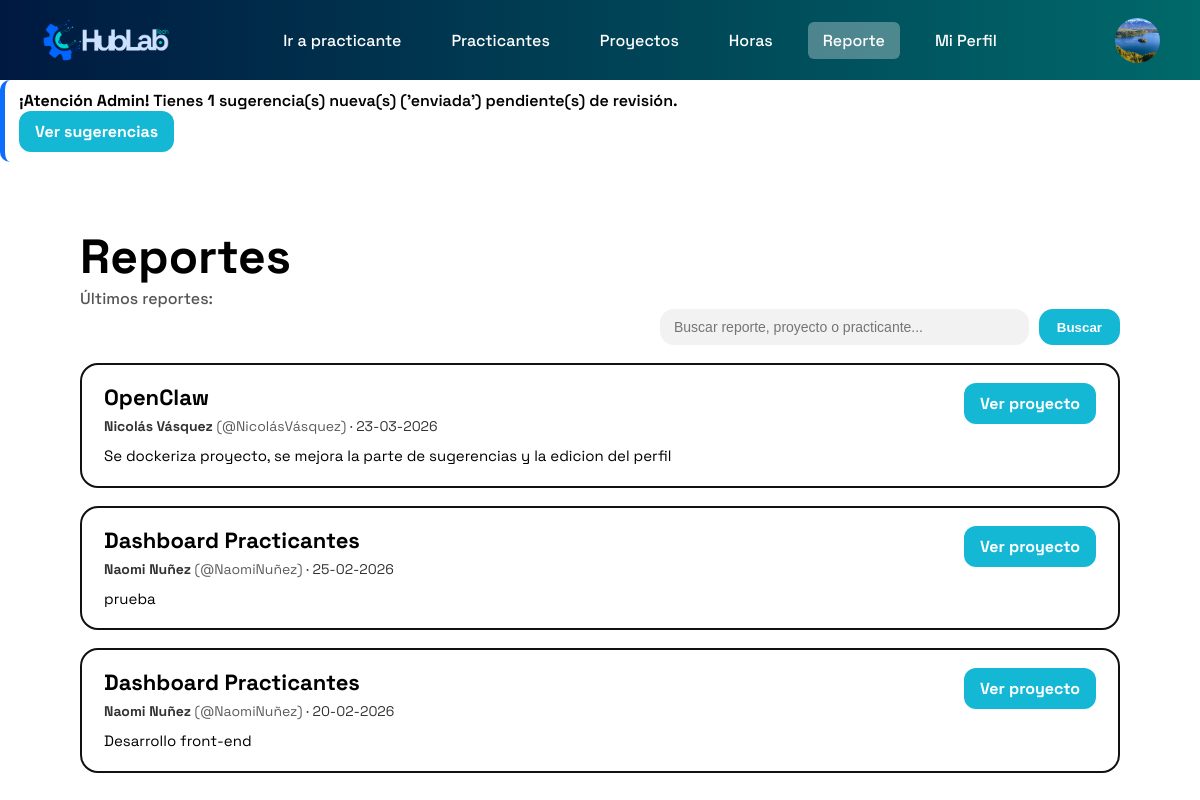
Screenshot of /panel/reportes/ (signed in) with the database file from the repository.
### core/models.py (models this page shows, shortened)
class ReporteAvance(models.Model):
    proyecto = models.ForeignKey(Proyecto, on_delete=models.CASCADE)
    usuario = models.ForeignKey(User, on_delete=models.CASCADE)
    fecha = models.DateField(null=True, blank=True)
    descripcion = models.TextField()
    porcentaje_avance = models.IntegerField(null=True, blank=True)

class Proyecto(models.Model):
    nombre = models.CharField(max_length=150)
    descripcion = models.TextField()
    numero_celula = models.IntegerField()
    fecha_inicio = models.DateField()
    fecha_termino = models.DateField(null=True, blank=True)
    estado = models.CharField(max_length=50)
    porcentaje_avance = models.IntegerField(default=0)
    creado_por = models.ForeignKey(User, on_delete=models.CASCADE)
    fecha_creacion = models.DateTimeField(auto_now_add=True)
    imagen = models.ImageField(upload_to="proyectos/", null=True, blank=True)

### core/views.py (the view, shortened to what this page needs)
# urls.py: path("panel/reportes/", admin_reportes, name="admin_reportes"),
@staff_member_required
def admin_reportes(request):
    q = (request.GET.get("q") or "").strip()
    reportes = (
        ReporteAvance.objects
        .select_related("usuario", "proyecto")
        .annotate(
            fecha_es_null=Case(
                When(fecha__isnull=True, then=Value(1)),
                default=Value(0),
                output_field=IntegerField(),
            )
        )
    )
    reportes = reportes.order_by("fecha_es_null", "-fecha", "-id")
    return render(request, "admin_reportes.html", {"reportes": reportes})

### core/context_processors.py (called while the page is built)
def _get_practicante(request):
    if not request.user.is_authenticated or request.user.is_superuser:
        return None
    return Practicante.objects.filter(user=request.user).first()

def navbar_avatar(request):
    avatar_url = None
    if request.user.is_authenticated:
        if request.user.is_superuser:
            perfil = _get_perfil_admin(request)
            if perfil and getattr(perfil, "foto_perfil", None):
                avatar_url = perfil.foto_perfil.url
        else:
            pract = _get_practicante(request)
            if pract and getattr(pract, "foto_perfil", None):
                avatar_url = pract.foto_perfil.url
    return {"navbar_avatar_url": avatar_url}

def es_controller(request):
    pract = _get_practicante(request)
    es_ctrl = bool(pract and pract.es_controller)
    return {"es_controller": es_ctrl}

def es_admin_path(request):
    path_actual = request.path or ""
    return {"es_admin_path": path_actual.startswith("/panel/")}

def sugerencias_pendientes(request):
    if request.user.is_authenticated and request.user.is_staff:
        count = Sugerencia.objects.filter(estado='enviada').count()
        return {'nuevas_sugerencias_count': count}
    return {'nuevas_sugerencias_count': 0}

### core/templates/admin_reportes.html (shortened to what this page needs)
{% extends "base.html" %}
{% load static %}
{% block content %}
<div class="wrap">
  <div class="header-left">
    <h1>Reportes</h1>
    <div class="subtitle">Últimos reportes:</div>
    <div class="header-right">
      <form method="GET" class="search-box">
        <input
          type="text"
          name="q"
          placeholder="Buscar reporte, proyecto o practicante..."
          value="{{ request.GET.q }}"
        >
        <button type="submit">Buscar</button>
      </form>
    </div>
  </div>
  {% for r in reportes %}
    <div class="card">
      <div class="left">
        <h2 class="title">{{ r.proyecto.nombre }}</h2>
        <div class="meta">
          <b>{{ r.usuario.first_name }} {{ r.usuario.last_name }}</b>
          <span style="opacity:0.8;">(@{{ r.usuario.username }})</span>
          ·
          {% if r.fecha %}
            {{ r.fecha|date:"d-m-Y" }}
          {% else %}
            (sin fecha)
          {% endif %}
        </div>
        <div class="desc">{{ r.descripcion }}</div>
      </div>
      <div class="right">
        <a class="btn" href="{% url 'admin_proyecto_detalle' r.proyecto.id %}">Ver proyecto</a>
      </div>
    </div>
  {% empty %}
    <div class="empty">No hay reportes todavía.</div>
  {% endfor %}
</div>
{% endblock %}

### core/templates/base.html (style rules this page uses)
body { margin:0; font-family:'Space Grotesk', sans-serif; }

### core/templates/admin_reportes.html (style rules this page uses)
.wrap { width:100%; max-width:1200px; margin:0 auto; padding:20px 40px 40px; box-sizing:border-box; }
.header-right { display:flex; flex-direction:column; align-items:flex-end; gap:12px; min-width:460px; }
.search-box { display:flex; gap:10px; width:460px; }
.search-box input { flex:1; padding:10px 14px; border-radius:14px; border:none; background:#f2f2f2; font-size:14px; outline:none; }
.search-box button { background:#14b8d4; color:white; border:none; padding:10px 18px; border-radius:14px; font-weight:700; cursor:pointer; white-space:nowrap; }
.card { border:2px solid #111; border-radius:18px; background:#fff; padding:18px 22px; margin:18px 0; display:flex; justify-content:space-between; gap:20px; align-items:flex-start; }
.left { flex:1; min-width:0; }
.title { margin:0; font-size:22px; font-weight:900; }
.meta { margin-top:6px; font-size:14px; opacity:0.8; }
.desc { margin-top:10px; font-size:15px; line-height:1.5; white-space:pre-wrap; word-break:break-word; }
.right { display:flex; flex-direction:column; gap:10px; align-items:flex-end; min-width:160px; }
.btn { background:#14b8d4; color:#fff; border:none; padding:10px 16px; border-radius:12px; font-weight:800; text-decoration:none; display:inline-block; white-space:nowrap; cursor:pointer; }
.subtitle { margin-top:6px; font-size:16px; color:#555; font-weight:500; }
.header-left { display:flex; flex-direction:column; }
.wrap .header-left h1 { font-size: 48px !important; font-weight: 900 !important; margin: 0 !important; line-height: 1.05 !important; }

### rows the page displays
ReporteAvance: proyecto.nombre "OpenClaw", usuario.first_name "Nicolás", usuario.last_name "Vásquez", usuario.username "NicolásVásquez", fecha "23-03-2026", descripcion "Se dockeriza proyecto, se mejora la parte de sugerencias y la edicion del perfil"
ReporteAvance: proyecto.nombre "Dashboard Practicantes", usuario.first_name "Naomi", usuario.last_name "Nuñez", usuario.username "NaomiNuñez", fecha "25-02-2026", descripcion "prueba"
ReporteAvance: proyecto.nombre "Dashboard Practicantes", usuario.first_name "Naomi", usuario.last_name "Nuñez", usuario.username "NaomiNuñez", fecha "20-02-2026", descripcion "Desarrollo front-end"

### other values shown
{{ nuevas_sugerencias_count }} "1"
